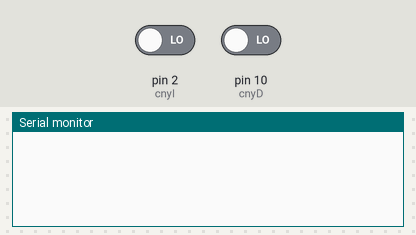
The sketch below on a simulated Arduino Uno, built with avr-gcc and run on an emulated ATmega328P. Shown: the last lines printed to the serial monitor. Inputs (shaded band) come from the test bench; at power-on: pin 2 (cnyI) LOW, pin 10 (cnyD) LOW.

Above: at 1.2 s.
1.3 s: pin 2 (cnyI) driven HIGH
At 1.53 s:
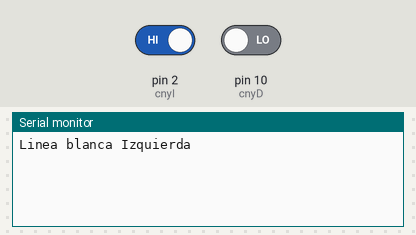
3.3 s: pin 10 (cnyD) driven HIGH
At 3.53 s:
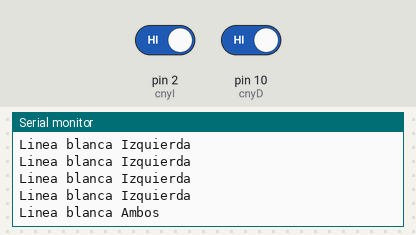
5.3 s: pin 2 (cnyI) driven LOW
At 5.53 s:
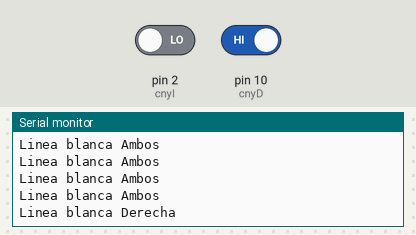

The sketch:

DosCNY.ino
```cpp
//Declaracion de variables(pines)
//cny70
int cnyI = 2;//Cafe
int cnyD = 10;//Azul marino

//Declaracion de variables
int valor_cnyI = 0;
int valor_cnyD = 0;

void setup()
{
  Serial.begin(9600);//Inicializar la comunicación serial
  pinMode(cnyI, INPUT);//Definir el pin como entrada del sensor
  pinMode(cnyD, INPUT);//Definir el pin como entrada del sensor
}

void loop()
{
  valor_cnyI=digitalRead(cnyI);//Leer y almacenar el valor del sensor
  valor_cnyD=digitalRead(cnyD);//Leer y almacenar el valor del sensor
  delay(50);//Esperar 50 ms
  //1=Blanco
  //0=Negro
  if(valor_cnyD==1&&valor_cnyI==1)
  {
    Serial.print("Linea blanca Ambos\n");//Imprimir en el monitor serial "linea blanca ambos"
    delay(200);
  } else{
    if(valor_cnyI==1&&valor_cnyD==0)
    {
      Serial.print("Linea blanca Izquierda\n");//Imprimir en el monitor serial "linea blanca Izquierda"
      delay(200);
    }
    if(valor_cnyD==1&&valor_cnyI==0)
    {
      Serial.print("Linea blanca Derecha\n");//Imprimir en el monitor serial "linea blanca Derecha"
      delay(200);
    }
  }
}
```

Measured:
- after the input at 1.3 s, the serial monitor: prints a new line after 0.05 s (image 1)
- after the input at 3.3 s, the serial monitor: prints a new line after 0.05 s (image 2)
- after the input at 5.3 s, the serial monitor: prints a new line after 0.05 s (image 3)
